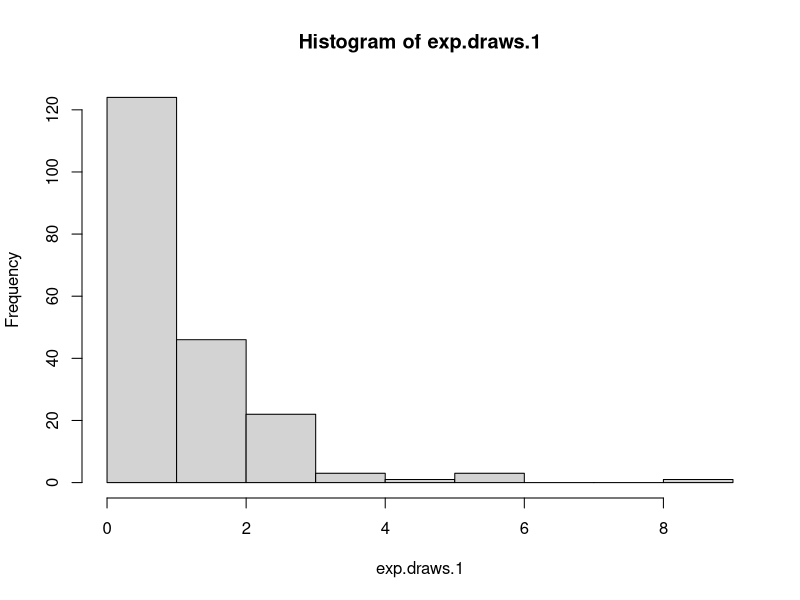
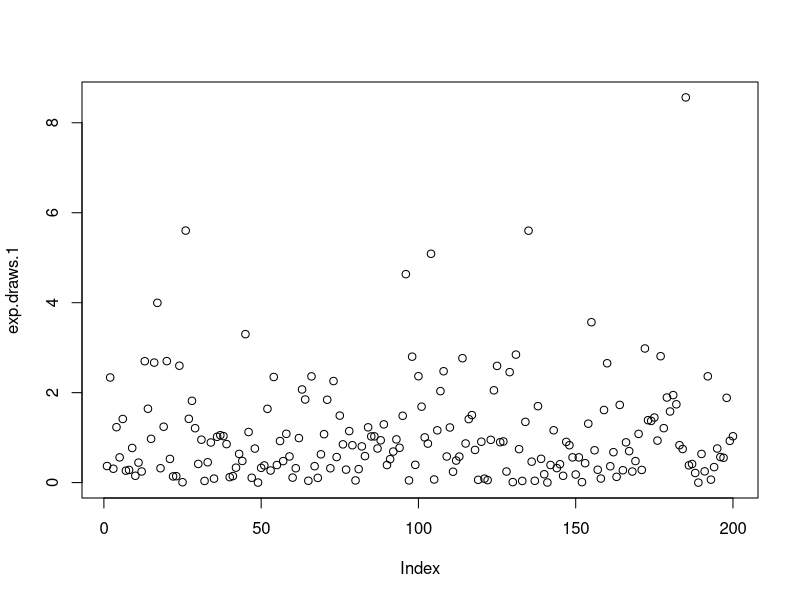
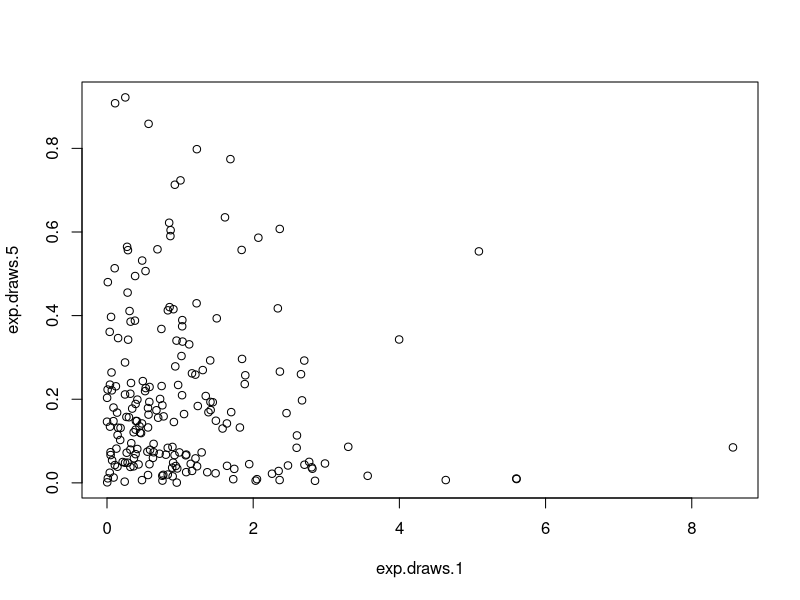
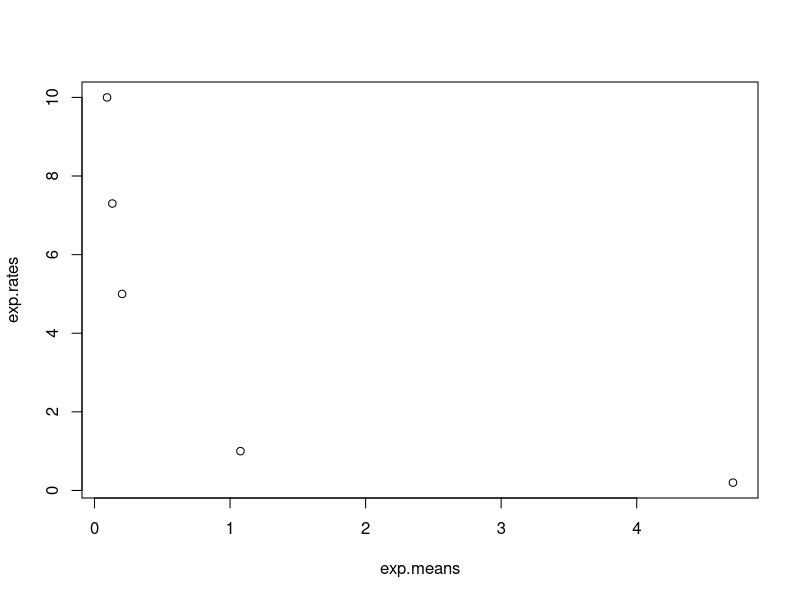
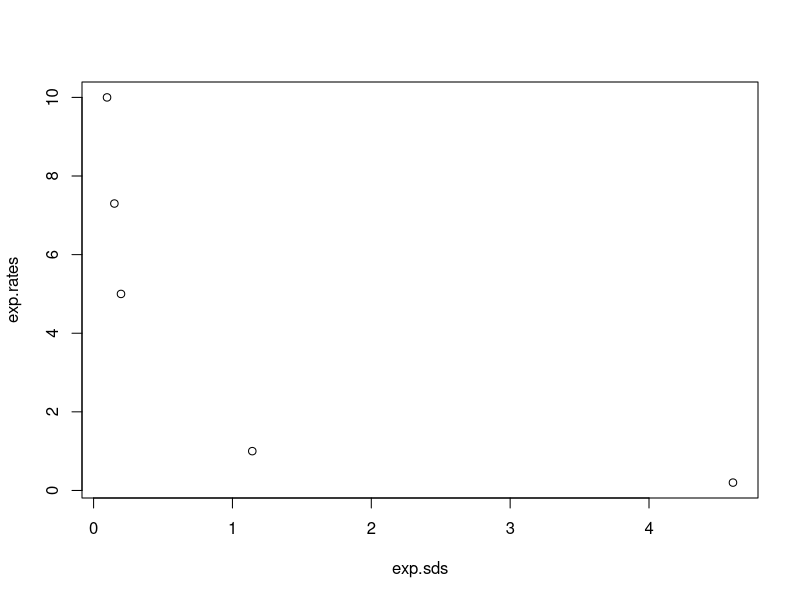
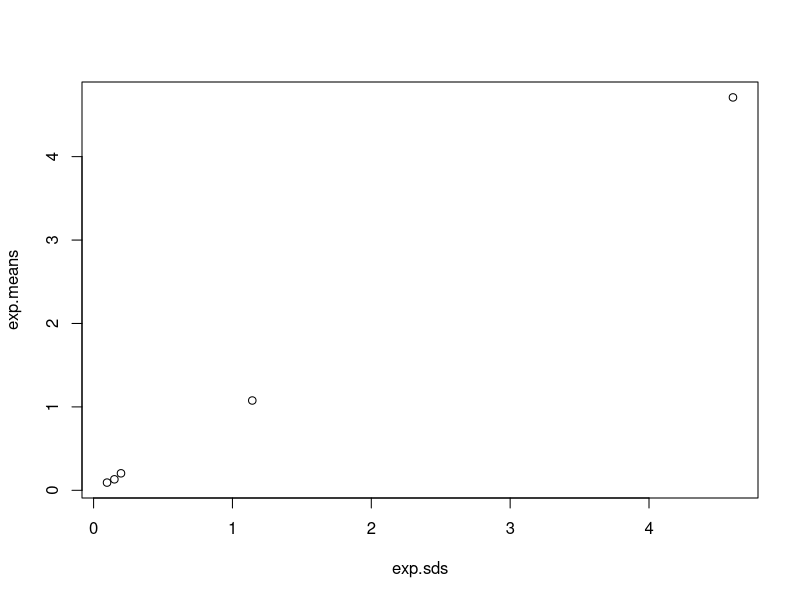

Here is the R script that generated these plots, in order:
## ---- chunk 1
exp.draws.1 <- rexp(200)
mean(exp.draws.1)
sd(exp.draws.1)
## ---- chunk 2
exp.draws.0.2 <- rexp(200, rate = .2)
exp.draws.5 <- rexp(200, rate = 5)
exp.draws.7.3 <- rexp(200, rate = 7.3)
exp.draws.10 <- rexp(200, rate = 10)
## ---- chunk 3
hist(exp.draws.1)
## ---- chunk 4
plot(exp.draws.1)    
## ---- chunk 5
plot(exp.draws.1, exp.draws.5)
## ---- chunk 6
exp.means = c(mean(exp.draws.1), mean(exp.draws.0.2), mean(exp.draws.5), mean(exp.draws.7.3), mean(exp.draws.10))
exp.rates = c(1, .2, 5, 7.3, 10)
plot(exp.means, exp.rates)
## ---- chunk 7
exp.sds <- c(sd(exp.draws.1), sd(exp.draws.0.2), sd(exp.draws.5), sd(exp.draws.7.3), sd(exp.draws.10))
plot(exp.sds, exp.rates)
## ---- chunk 8
plot(exp.sds, exp.means)
